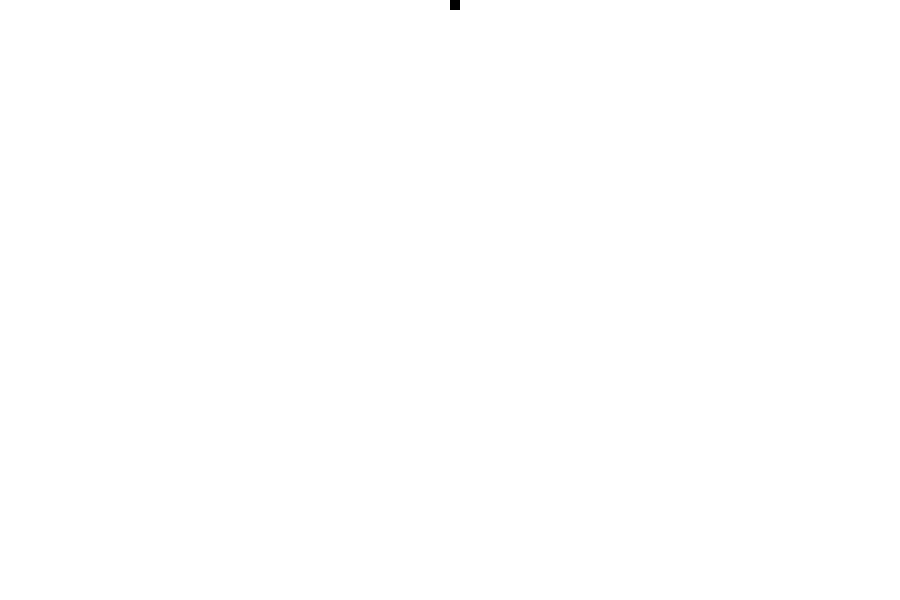
Frame 1 (no input)
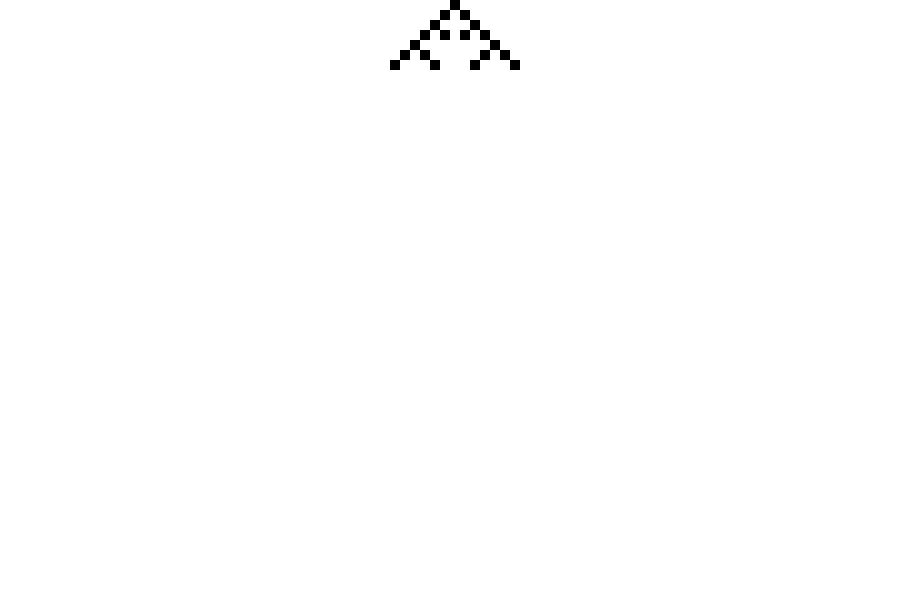
Frame 60 (the mouse pressed at the canvas centre just before this capture)
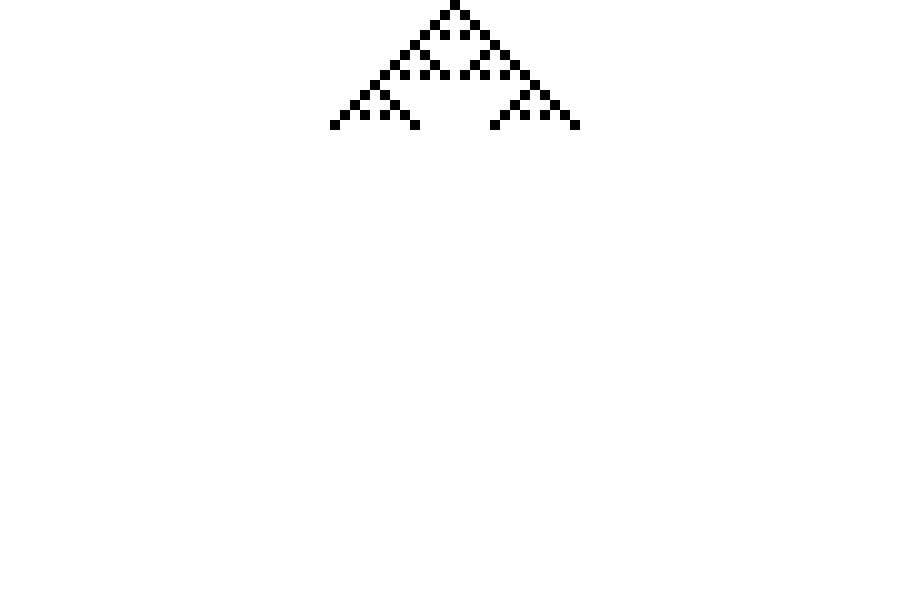
Frame 120 (the mouse held since frame 60 and released just before this capture)

The Processing sketch that drew these frames (run headless with seeded random() and noise(); from frame 60 on, the mouse is pressed at the canvas centre):

// Processing sketch: cellular_automaton1d
// ── cellular_automaton1d.pde
class CA{
  
  int[]cells;
  int[] rules; // could pick a number from 0-255 and convert the binary to a list
  int w = 10; // width and height of square
  int gen = 0;
  
  CA() {
    cells = new int[width/w];
    rules = new int[]{0, 1, 0, 1, 1, 0, 1, 0}; // remember to list backwards
    initCells();
  }
  
  void initCells() {
    for (int i = 0; i < cells.length; i++) {
      cells[i] = 0;
    }
    cells[cells.length/2] = 1;
  }
  
  void run() {
    if (frameCount % 10 == 0) {
      step();
    }
    display();
  }
  
  int applyRule(int a, int b, int c) {
    String s = "" + a + b + c;
    int index = Integer.parseInt(s, 2); // use base 2
    return rules[index];
  }
  
  void step() {
    int[] nextGen = new int[cells.length];
    for (int i = 1; i < cells.length - 1; i++) { // excludes first and last
      nextGen[i] = applyRule(cells[i-1], cells[i], cells[i+1]);
    }
    cells = nextGen;
    gen++;
  }
  
  void display() {
    noStroke();
    for (int i = 0; i < cells.length; i++) {
      if (cells[i] == 1) {
        fill(0);
        rect(i*w, gen*w, w, w);
      }
    }
  }
  
}

// ── main.pde
CA ca;

void setup() {
  size(900, 600);
  background(255);
  ca = new CA();
}

void draw() {
  ca.run();
}
